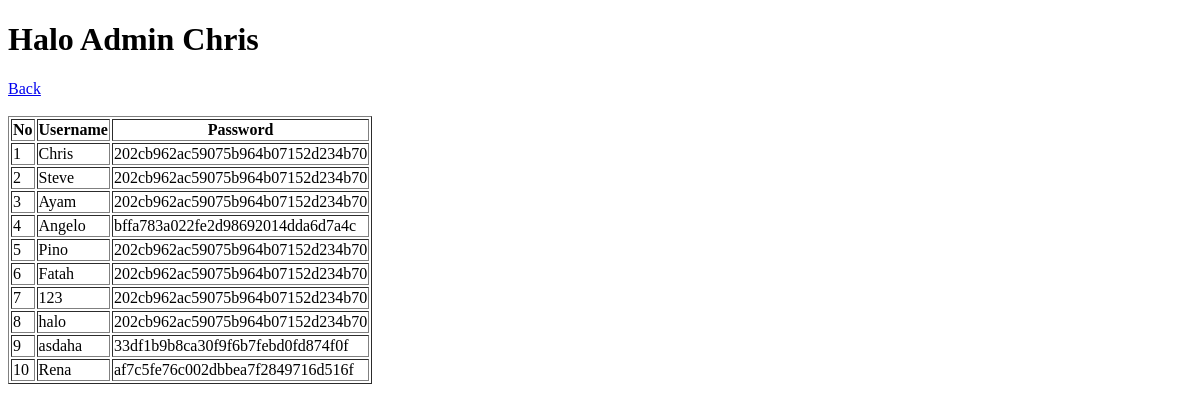
The page /admin.php (signed in) on the database as committed earlier.
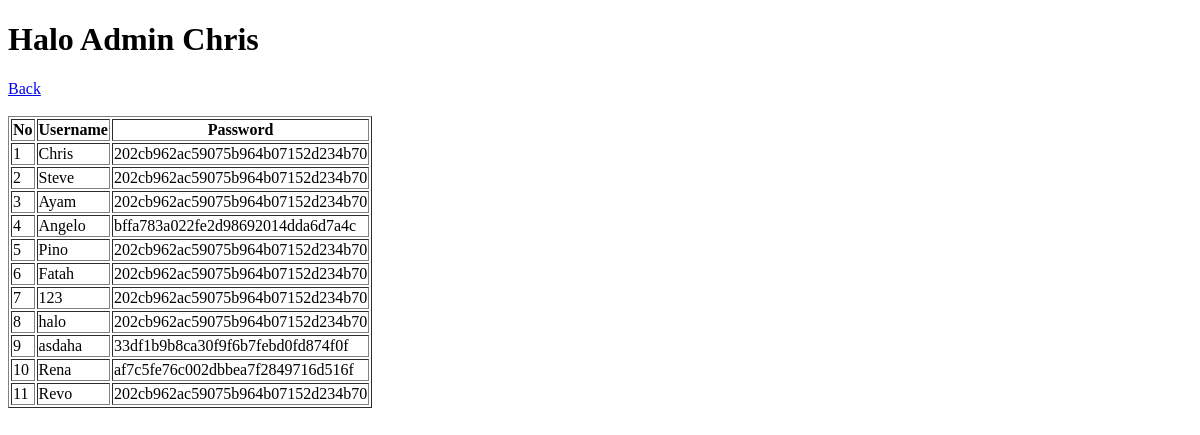
The same page on the database as committed later.
### tables this page shows
CREATE TABLE `account` (
  `id` int(11) NOT NULL,
  `username` varchar(50) NOT NULL,
  `password` varchar(100) NOT NULL,
  `role` int(11) NOT NULL
);

### admin.php (the view, shortened to what this page needs)
<?php
include 'koneksi.php';
$username = $_SESSION['username'];
$no = 0;
$sql = mysqli_query($koneksi, "SELECT * FROM account");
?>
<!DOCTYPE html>
<html lang="en">
<head>
</head>
<body>
    <h1>Halo Admin <?= $username ?></h1>
    <a href="user.php">Back</a>
    <br><br>
    <table border="1">
        <thead>
            <tr>
                <th>No</th>
                <th>Username</th>
                <th>Password</th>
            </tr>
        </thead>
        <tbody>
            <?php while ($result = mysqli_fetch_assoc($sql)) {
                $no++ ?>
                <tr>
                    <td><?php echo $no ?></td>
                    <td><?php echo $result['username'] ?></td>
                    <td><?php echo $result['password'] ?></td>
                </tr>
            <?php
            }
            ?>
        </tbody>
    </table>
</body>
</html>

Rows that differ between the two databases and show on the page:
added account: username "Revo", password "202cb962ac59075b964b07152d234b70"
